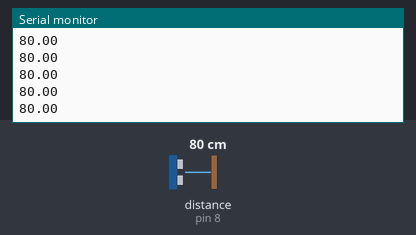
Simulated run of this sketch. Board: Arduino Uno, built with avr-gcc and run on an emulated ATmega328P. On the bench: the last lines printed to the serial monitor. The test bench sets the inputs (shaded band); at power-on: distance to the obstacle (sensor on pin 8) 80 cm. The echo pulse lasts 58.3 µs per cm.

Above: at 1.2 s.
1.3 s: distance to the obstacle (sensor on pin 8) set to 2 cm
At 1.38 s:
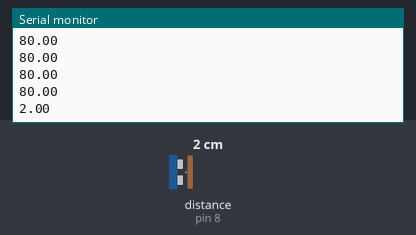
2.8 s: distance to the obstacle (sensor on pin 8) set to 4 cm
At 2.9 s:
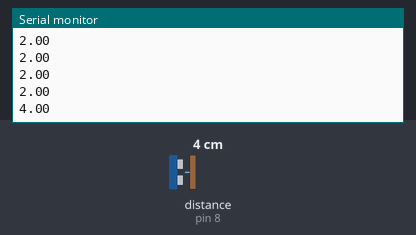
Timing chart, 0 to 5.8 s (numbered marks = the images above; inputs shaded):
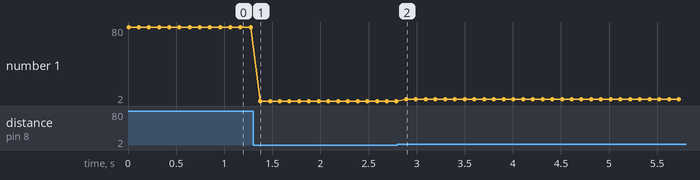

Measured:
- after the input at 1.3 s, the serial monitor: prints a new line after 0.07 s (image 1)
- after the input at 2.8 s, the serial monitor: prints a new line after 0.09 s (image 2)
- plotted number 1: 80 → 2 after the input at 1.3 s, 2 → 4 after the input at 2.8 s

The sketch:

using_library.ino
```cpp
#include <hcsr04.h>


HCSR04 hc(9,8);//initialisation class HCSR04 (trig pin , echo pin)

void setup()
{ Serial.begin(9600); }

void loop()
{
  Serial.println( hc.dist() ); //return current distance (cm) in serial
  delay(100);
}
```
